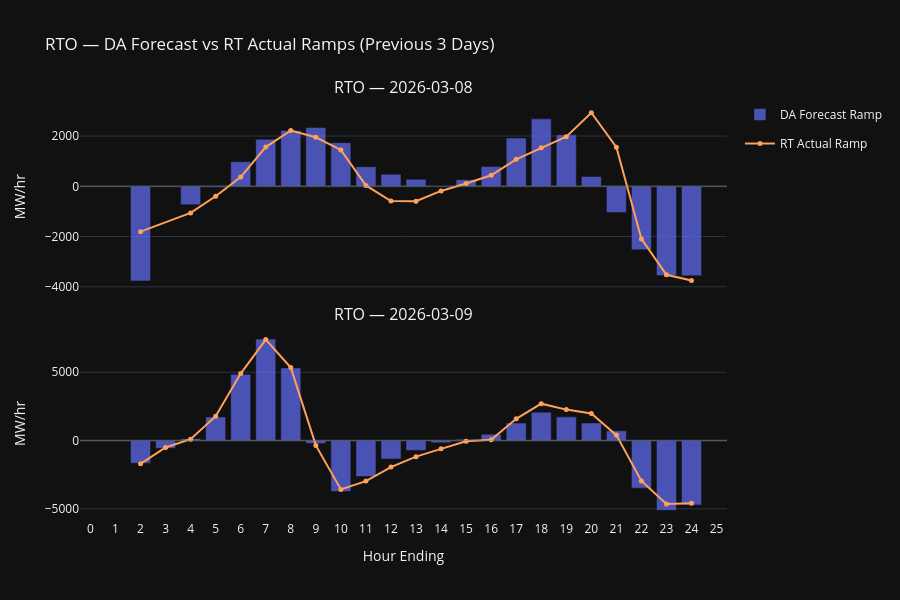

Notebook code for this chart:
### Markdown cell above
## 8. Historical Ramp Comparison — RTO Forecast vs Actual

Compare DA forecasted ramps vs RT metered actual ramps for the previous 3 days.

### Code cell
if RT_AVAILABLE and df_da_hist is not None and len(df_da_hist) > 0:
    df_rt["date_str"] = df_rt["date"].astype(str)
    df_da_hist["date_str"] = df_da_hist["forecast_date"].astype(str)

    df_compare = pd.merge(
        df_da_hist[["date_str", "hour_ending", "forecast_load_mw", "ramp_mw"]],
        df_rt[["date_str", "hour_ending", "rt_load_mw", "ramp_mw"]],
        on=["date_str", "hour_ending"],
        how="inner",
        suffixes=("_da", "_rt"),
    )
    df_compare["ramp_error"] = df_compare["ramp_mw_da"] - df_compare["ramp_mw_rt"]

    logger.info(f"Ramp comparison: {len(df_compare):,} matched rows")

    # ── Plot: one subplot row per date ──
    hist_dates = sorted(df_compare["date_str"].unique())

    fig = make_subplots(
        rows=len(hist_dates), cols=1,
        shared_xaxes=True,
        subplot_titles=[f"RTO — {d}" for d in hist_dates],
        vertical_spacing=0.08,
    )

    for i, date in enumerate(hist_dates, 1):
        dfd = df_compare[df_compare["date_str"] == date].sort_values("hour_ending")

        fig.add_trace(go.Bar(
            x=dfd["hour_ending"], y=dfd["ramp_mw_da"],
            name="DA Forecast Ramp", marker_color="rgba(99, 110, 250, 0.7)",
            showlegend=(i == 1), legendgroup="da",
            hovertemplate="HE%{x}<br>DA Ramp: %{y:+,.0f} MW<extra></extra>",
        ), row=i, col=1)

        fig.add_trace(go.Scatter(
            x=dfd["hour_ending"], y=dfd["ramp_mw_rt"],
            name="RT Actual Ramp", mode="lines+markers",
            line=dict(color="#FFA15A", width=2), marker=dict(size=5),
            showlegend=(i == 1), legendgroup="rt",
            hovertemplate="HE%{x}<br>RT Ramp: %{y:+,.0f} MW<extra></extra>",
        ), row=i, col=1)

        fig.update_yaxes(title_text="MW/hr", row=i, col=1)
        fig.add_hline(y=0, line_color="gray", line_width=0.5, row=i, col=1)

    fig.update_xaxes(title_text="Hour Ending", dtick=1, row=len(hist_dates), col=1)
    fig.update_layout(
        height=300 * len(hist_dates), template="plotly_dark",
        title_text=f"RTO — DA Forecast vs RT Actual Ramps (Previous {HISTORY_DAYS} Days)",
    )
    fig.show()

    # ── Error Summary ──
    error_stats = df_compare["ramp_error"].dropna()
    print(f"\nRTO Ramp Forecast Error Summary (DA - RT, MW/hr):")
    print(f"  MAE:               {error_stats.abs().mean():>8,.0f} MW")
    print(f"  RMSE:              {np.sqrt((error_stats**2).mean()):>8,.0f} MW")
    print(f"  Mean Bias:         {error_stats.mean():>+8,.0f} MW")
    print(f"  Max Overforecast:  {error_stats.max():>+8,.0f} MW")
    print(f"  Max Underforecast: {error_stats.min():>+8,.0f} MW")

else:
    print("RT metered data not available — skipping historical ramp comparison.")

### Figure 1 — Plotly figure (JSON) as saved in the notebook; plotly's stock layout.template omitted (floating-point values rounded to 4 significant figures)
{"data": [{"hovertemplate": "HE%{x}<br>DA Ramp: %{y:+,.0f} MW<extra></extra>", "legendgroup": "da", "marker": {"color": "rgba(99, 110, 250, 0.7)"}, "name": "DA Forecast Ramp", "showlegend": true, "type": "bar", "x": [1, 2, 4, 5, 6, 7, 8, 9, 10, 11, 12, 13, 14, 15, 16, 17, 18, 19, 20, 21, 22, 23, 24], "xaxis": "x", "y": [NaN, -3768.0, -736.0, -40.0, 978.0, 1874.0, 2223.0, 2340.0, 1735.0, 782.0, 476.0, 279.0, 8.0, 263.0, 785.0, 1924.0, 2684.0, 2050.0, 394.0, -1047.0, -2525.0, -3551.0, -3562.0], "yaxis": "y"}, {"hovertemplate": "HE%{x}<br>RT Ramp: %{y:+,.0f} MW<extra></extra>", "legendgroup": "rt", "line": {"color": "#FFA15A", "width": 2}, "marker": {"size": 5}, "mode": "lines+markers", "name": "RT Actual Ramp", "showlegend": true, "type": "scatter", "x": [1, 2, 4, 5, 6, 7, 8, 9, 10, 11, 12, 13, 14, 15, 16, 17, 18, 19, 20, 21, 22, 23, 24], "xaxis": "x", "y": [NaN, -1805.0, -1060.0, -394.7, 367.5, 1560.0, 2220.0, 1951.0, 1448.0, 35.2, -588.9, -594.0, -184.2, 113.3, 438.6, 1072.0, 1533.0, 1972.0, 2926.0, 1556.0, -2094.0, -3521.0, -3746.0], "yaxis": "y"}, {"hovertemplate": "HE%{x}<br>DA Ramp: %{y:+,.0f} MW<extra></extra>", "legendgroup": "da", "marker": {"color": "rgba(99, 110, 250, 0.7)"}, "name": "DA Forecast Ramp", "showlegend": false, "type": "bar", "x": [1, 2, 3, 4, 5, 6, 7, 8, 9, 10, 11, 12, 13, 14, 15, 16, 17, 18, 19, 20, 21, 22, 23, 24], "xaxis": "x2", "y": [NaN, -1654.0, -570.0, 139.0, 1729.0, 4849.0, 7425.0, 5314.0, -215.0, -3723.0, -2637.0, -1353.0, -722.0, -162.0, 103.0, 460.0, 1279.0, 2071.0, 1734.0, 1286.0, 713.0, -3483.0, -5109.0, -4716.0], "yaxis": "y2"}, {"hovertemplate": "HE%{x}<br>RT Ramp: %{y:+,.0f} MW<extra></extra>", "legendgroup": "rt", "line": {"color": "#FFA15A", "width": 2}, "marker": {"size": 5}, "mode": "lines+markers", "name": "RT Actual Ramp", "showlegend": false, "type": "scatter", "x": [1, 2, 3, 4, 5, 6, 7, 8, 9, 10, 11, 12, 13, 14, 15, 16, 17, 18, 19, 20, 21, 22, 23, 24], "xaxis": "x2", "y": [NaN, -1701.0, -505.9, 96.74, 1785.0, 4903.0, 7391.0, 5342.0, -353.8, -3576.0, -2969.0, -1939.0, -1180.0, -608.5, -55.79, 50.47, 1590.0, 2698.0, 2265.0, 1988.0, 397.5, -2954.0, -4648.0, -4594.0], "yaxis": "y2"}], "layout": {"annotations": [{"font": {"size": 16}, "showarrow": false, "text": "RTO — 2026-03-08", "x": 0.5, "xanchor": "center", "xref": "paper", "y": 1, "yanchor": "bottom", "yref": "paper"}, {"font": {"size": 16}, "showarrow": false, "text": "RTO — 2026-03-09", "x": 0.5, "xanchor": "center", "xref": "paper", "y": 0.46, "yanchor": "bottom", "yref": "paper"}], "height": 600, "shapes": [{"line": {"color": "gray", "width": 0.5}, "type": "line", "x0": 0, "x1": 1, "xref": "x domain", "y0": 0, "y1": 0, "yref": "y"}, {"line": {"color": "gray", "width": 0.5}, "type": "line", "x0": 0, "x1": 1, "xref": "x2 domain", "y0": 0, "y1": 0, "yref": "y2"}], "title": {"text": "RTO — DA Forecast vs RT Actual Ramps (Previous 3 Days)"}, "xaxis": {"anchor": "y", "domain": [0, 1], "matches": "x2", "showticklabels": false}, "xaxis2": {"anchor": "y2", "domain": [0, 1], "dtick": 1, "title": {"text": "Hour Ending"}}, "yaxis": {"anchor": "x", "domain": [0.54, 1], "title": {"text": "MW/hr"}}, "yaxis2": {"anchor": "x2", "domain": [0, 0.46], "title": {"text": "MW/hr"}}}}
